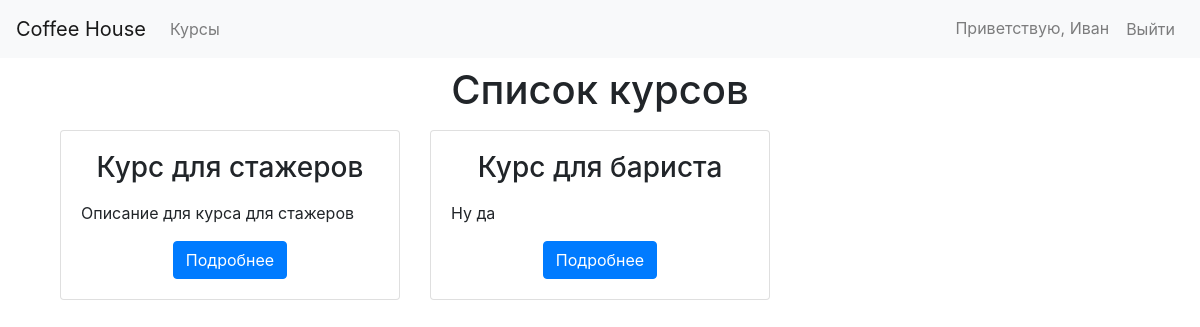
Screenshot of /courses/ (signed in) with the database file from the repository.
### courses/models.py (models this page shows, shortened)
class Course(models.Model):
    title = models.CharField(max_length=100)
    description = models.TextField()
    role = models.CharField(max_length=20, choices=ROLE_CHOICES)
    video_url = models.URLField(blank=True)
    course_slug = models.SlugField(unique=True, max_length=100, default='')
    users = models.ManyToManyField(UserProfile, through='LearningProgress')
    @property
    def role_hierarchy(self):
        return ROLE_HIERARCHY[self.role]

### courses/views.py (the view)
# urls.py: path('', views.course_list, name='courses'),
@login_required
def course_list(request):
    user_profile = getattr(request.user, 'userprofile', None)
    available_courses = get_available_courses(user_profile)
    return render(request, 'courses/courses.html',
                  {'courses': available_courses, 'user_profile': user_profile})

### courses/views.py (called while the page is built)
def get_available_courses(user_profile):
    courses = Course.objects.all()
    available_courses = []
    for course in courses:
        if user_profile and user_profile.role in course.role_hierarchy:
            available_courses.append(course)
    return available_courses

### templates/courses/courses.html (shortened to what this page needs)
{% extends 'base.html' %}
{% load static %}
{% block content %}
<div class="container">
    <div class="row justify-content-center">
        <div class="col-md-12">
            <h1 class="text-center mb-2 py-2">Список курсов</h1>
            {% if user.is_authenticated %}
                <div class="row">
                    {% for course in courses %}
                        <div class="col-md-4 mb-4">
                            <div class="card h-100">
                                <div class="card-body d-flex flex-column">
                                    <h3 class="card-title text-center mb-3 flex-grow-1">{{ course.title }}</h3>
                                    <p class="card-text flex-grow-1">{{ course.description }}</p>
                                    <div class="text-center">
                                        <a href="{% url 'course_detail' course.course_slug %}" class="btn btn-primary">Подробнее</a>
                                    </div>
                                </div>
                            </div>
                        </div>
                    {% empty %}
                        <div class="col">
                            <p class="text-center">Нет доступных курсов</p>
                        </div>
                    {% endfor %}
                </div>
            {% endif %}
        </div>
    </div>
</div>
{% endblock %}

### templates/header.html (shortened to what this page needs)
<header>
        <nav class="navbar navbar-expand-lg navbar-light bg-light">
        <div class="collapse navbar-collapse" id="navbarNav">
            <ul class="navbar-nav mr-auto">
                {% if user.is_authenticated %}
                    <li class="nav-item">
                        <a class="navbar-brand" href="{% url 'dashboard' %}">Coffee House</a>
                    </li>
                    <li class="nav-item">
                        <a class="nav-link" href="{% url 'courses' %}">Курсы</a>
                    </li>
                {% else %}
                    <li class="nav-item">
                        <span class="navbar-brand">Coffee House</span>
                    </li>
                {% endif %}
            </ul>
            <ul class="navbar-nav">
                {% if user.is_authenticated %}
                    <li class="nav-item">
                        <a class="nav-link" href="{% url 'profile' %}">Приветствую, {{ user.username }}</a>
                    </li>
                    <li class="nav-item">
                        <form action="{% url 'logout' %}" method="post" style="padding: 0;">
                            <button type="submit" class="btn btn-link nav-link">Выйти</button>
                        </form>
                    </li>
                {% endif %}
            </ul>
        </div>
    </nav>
</header>

### rows the page displays
Course: title "Курс для стажеров", description "Описание для курса для стажеров"
Course: title "Курс для бариста", description "Ну да"

### other values shown
{{ user.username }} "Иван"
